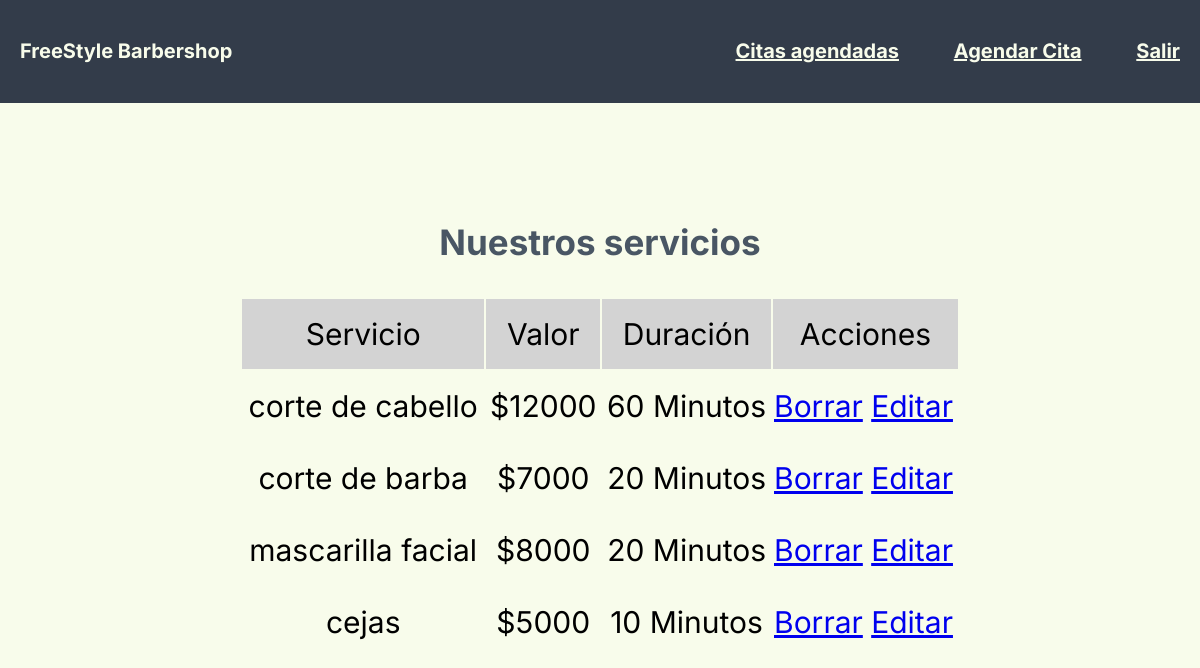
Page /menu.php on the committed database.
### tables this page shows
CREATE TABLE IF NOT EXISTS `servicio` (
  `ID` int(11) NOT NULL AUTO_INCREMENT,
  `Price` int(11) NOT NULL,
  `Type_Service` varchar(30) DEFAULT NULL,
  `Duration_Service` int(11) DEFAULT NULL,
  `Employee` varchar(80) DEFAULT NULL,
  PRIMARY KEY (`ID`)
);

### menu.php (the view, shortened to what this page needs)
<html>
<head>
  <link rel="stylesheet" href="css/styles.css">
</head>
<body class="body-menu">
  <div class="nav-bg">
    <nav class="nav-principal">
      <p class="nav-title">FreeStyle Barbershop</p>
      <div class="nav-links">
        <a href="CRUD/Listar_Citas.php">Citas agendadas</a>
        <a href="CRUD/agendar_cita.php">Agendar Cita</a>
        <a href="index.php">Salir</a>
      </div>
    </nav>
  </div>
  <div class="menu-main">
    <p class="menu-main-title">Nuestros servicios</p>
    <?php
    $cedula = $_SESSION["Cedula"];
    $adminMenu = 0;
    include '../Freestyle/Sql/db.php';
    $conn = new mysqli($servername, $username, $password, $dbname);
    $sql = "SELECT administrador FROM client WHERE Cedula = '" . $cedula . "'";
    $result = $conn->query($sql);
    $a = $result->fetch_assoc();
    if ($a == true) {
      $adminMenu = 1;
    } else {
      $adminMenu = 0;
    }
    $sql = "SELECT * from servicio";
    $result = $conn->query($sql);
    if ($result->num_rows > 0) {
      echo "<table class=\"menu-servicestable\">\n";
      echo "<tr BGCOLOR=\"#D3D3D3\">\n";
      echo "<td align=\"center\">Servicio</td>\n";
      echo "<td align=\"center\">Valor</td>\n";
      echo "<td align=\"center\">Duración</td>\n";
      if ($adminMenu != 1) {
        echo "<td colspan=\"2\" align=\"center\">Acciones</td>\n";
      }
      echo "</tr>";
      while ($row = $result->fetch_assoc()) {
        $Palabra_adaptada = str_split($row["Type_Service"]);
        $Servicio = "";
        for ($i = 0; $i < count($Palabra_adaptada); $i++) {
          if ($Palabra_adaptada[$i] == "_") {
            $Servicio = $Servicio . " ";
          } else {
            $Servicio = $Servicio . $Palabra_adaptada[$i];
          }
        }
        $Type_Service = $Servicio;
        echo "<tr>";
        echo "<td align=\"center\">" . $Type_Service . "</td>";
        echo "<td align=\"center\">$" . $row["Price"] . "</td>";
        echo "<td align=\"center\">" . $row["Duration_Service"] . " Minutos</td>";
        if ($adminMenu != 1) {
          echo "<td><a href=\"DeleteServicio.php?id=" . $row["ID"] . "\">Borrar </td>";
          echo "<td> <a href=\"UpdateServicio.php?id=" . $row["ID"] . "\">Editar </td>\n";
        }
        echo "</tr>\n";
      }
      echo "</table>";
    }
    ?>
  </div>
</body>
</html>

### css/styles.css (style rules this page uses)
:root { --primario: #333C4A; --secundario: #495664; --amarillo-claro: #f6f7d3; --blanco: #F8FCEB; --inter: 'Inter', sans-serif; }
*, *:before, *:after { box-sizing: inherit; }
html { box-sizing: border-box; font-size: 62.5%; }
body { font-size: 16px; font-family: var(--inter); }
.body-menu { background-color: var(--blanco); min-height: 100vh; }
.nav-bg { background-color: var(--primario); }
.nav-principal { display: flex; align-items: center; justify-content: space-between; font-size: 2rem; font-weight: bold; padding: 2rem; color: var(--blanco); }
.nav-title, .nav-links { display: inline; }
.nav-links a { color: var(--blanco); margin-left: 5rem; }
.menu-main { display: flex; flex-direction: column; justify-content: center; align-items: center; min-height: 80vh; }
.menu-servicestable { width: 60%; }
.menu-servicestable, .menu-servicestable-admin { font-size: 3rem; }
.menu-servicestable tr, .menu-servicestable-admin tr, .citas-table tr { height: 7rem; }
.menu-main-title { color: var(--secundario); font-size: 3.5rem; font-weight: 700; }

### rows in the picture
servicio: Type_Service "corte de cabello", Price "12000", Duration_Service "60"
servicio: Type_Service "corte de barba", Price "7000", Duration_Service "20"
servicio: Type_Service "mascarilla facial", Price "8000", Duration_Service "20"
servicio: Type_Service "cejas", Price "5000", Duration_Service "10"
